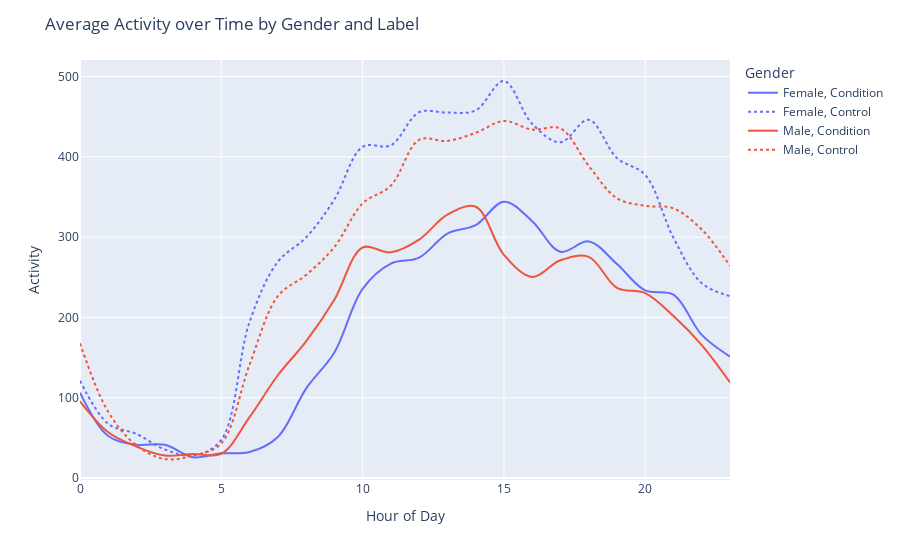

This figure's notebook cell:
### Markdown cell above
### Visualisations

### Code cell
import pandas as pd
import plotly.express as px

# group by 'gender_name', 'label_name', and 'hour_of_day'
grouped = df.groupby(['gender_name', 'label_name', 'hour_of_day'])['activity'].mean().reset_index()

# interactive line plot
fig = px.line(grouped, x='hour_of_day', y='activity', color='gender_name', line_group='label_name', line_shape='spline', line_dash='label_name')

# update the layout
fig.update_layout(
    title='Average Activity over Time by Gender and Label',
    xaxis_title='Hour of Day',
    yaxis_title='Activity',
    legend_title='Gender',
    hovermode='x unified'
)
# display
fig.show()

### Figure 1 — Plotly figure (JSON) as saved in the notebook; plotly's stock layout.template omitted (floating-point values rounded to 4 significant figures)
{"data": [{"hovertemplate": "gender_name=Female<br>label_name=Condition<br>hour_of_day=%{x}<br>activity=%{y}<extra></extra>", "legendgroup": "Female, Condition", "line": {"color": "#636efa", "dash": "solid", "shape": "spline"}, "marker": {"symbol": "circle"}, "mode": "lines", "name": "Female, Condition", "orientation": "v", "showlegend": true, "type": "scatter", "x": [0, 1, 2, 3, 4, 5, 6, 7, 8, 9, 10, 11, 12, 13, 14, 15, 16, 17, 18, 19, 20, 21, 22, 23], "xaxis": "x", "y": [106.3, 52.2, 41.46, 41.23, 25.8, 30.67, 32.23, 50.98, 111.3, 156.2, 235.5, 266.9, 274.4, 304.4, 314.8, 344.1, 319.8, 281.6, 294.6, 266.4, 233.5, 228.2, 178.1, 151.2], "yaxis": "y"}, {"hovertemplate": "gender_name=Female<br>label_name=Control<br>hour_of_day=%{x}<br>activity=%{y}<extra></extra>", "legendgroup": "Female, Control", "line": {"color": "#636efa", "dash": "dot", "shape": "spline"}, "marker": {"symbol": "circle"}, "mode": "lines", "name": "Female, Control", "orientation": "v", "showlegend": true, "type": "scatter", "x": [0, 1, 2, 3, 4, 5, 6, 7, 8, 9, 10, 11, 12, 13, 14, 15, 16, 17, 18, 19, 20, 21, 22, 23], "xaxis": "x", "y": [121.2, 67.42, 54.79, 35.51, 27.86, 47.47, 194.3, 269.3, 299.6, 346.8, 412.3, 414.3, 455.5, 455.0, 457.7, 494.4, 441.0, 418.0, 446.1, 398.3, 377.3, 299.0, 242.6, 226.5], "yaxis": "y"}, {"hovertemplate": "gender_name=Male<br>label_name=Condition<br>hour_of_day=%{x}<br>activity=%{y}<extra></extra>", "legendgroup": "Male, Condition", "line": {"color": "#EF553B", "dash": "solid", "shape": "spline"}, "marker": {"symbol": "circle"}, "mode": "lines", "name": "Male, Condition", "orientation": "v", "showlegend": true, "type": "scatter", "x": [0, 1, 2, 3, 4, 5, 6, 7, 8, 9, 10, 11, 12, 13, 14, 15, 16, 17, 18, 19, 20, 21, 22, 23], "xaxis": "x", "y": [95.47, 56.95, 39.08, 27.9, 29.95, 30.12, 75.74, 127.9, 170.0, 221.9, 287.0, 281.0, 296.8, 327.9, 337.8, 277.9, 250.3, 271.2, 275.4, 236.7, 230.3, 201.6, 165.5, 119.0], "yaxis": "y"}, {"hovertemplate": "gender_name=Male<br>label_name=Control<br>hour_of_day=%{x}<br>activity=%{y}<extra></extra>", "legendgroup": "Male, Control", "line": {"color": "#EF553B", "dash": "dot", "shape": "spline"}, "marker": {"symbol": "circle"}, "mode": "lines", "name": "Male, Control", "orientation": "v", "showlegend": true, "type": "scatter", "x": [0, 1, 2, 3, 4, 5, 6, 7, 8, 9, 10, 11, 12, 13, 14, 15, 16, 17, 18, 19, 20, 21, 22, 23], "xaxis": "x", "y": [167.7, 82.25, 40.46, 23.61, 27.76, 43.16, 141.0, 226.4, 252.8, 287.5, 341.9, 364.1, 421.1, 419.8, 429.8, 444.5, 433.8, 435.3, 388.7, 348.3, 339.0, 335.8, 309.4, 264.2], "yaxis": "y"}], "layout": {"hovermode": "x unified", "legend": {"title": {"text": "Gender"}, "tracegroupgap": 0}, "margin": {"t": 60}, "title": {"text": "Average Activity over Time by Gender and Label"}, "xaxis": {"anchor": "y", "domain": [0, 1], "title": {"text": "Hour of Day"}}, "yaxis": {"anchor": "x", "domain": [0, 1], "title": {"text": "Activity"}}}}
